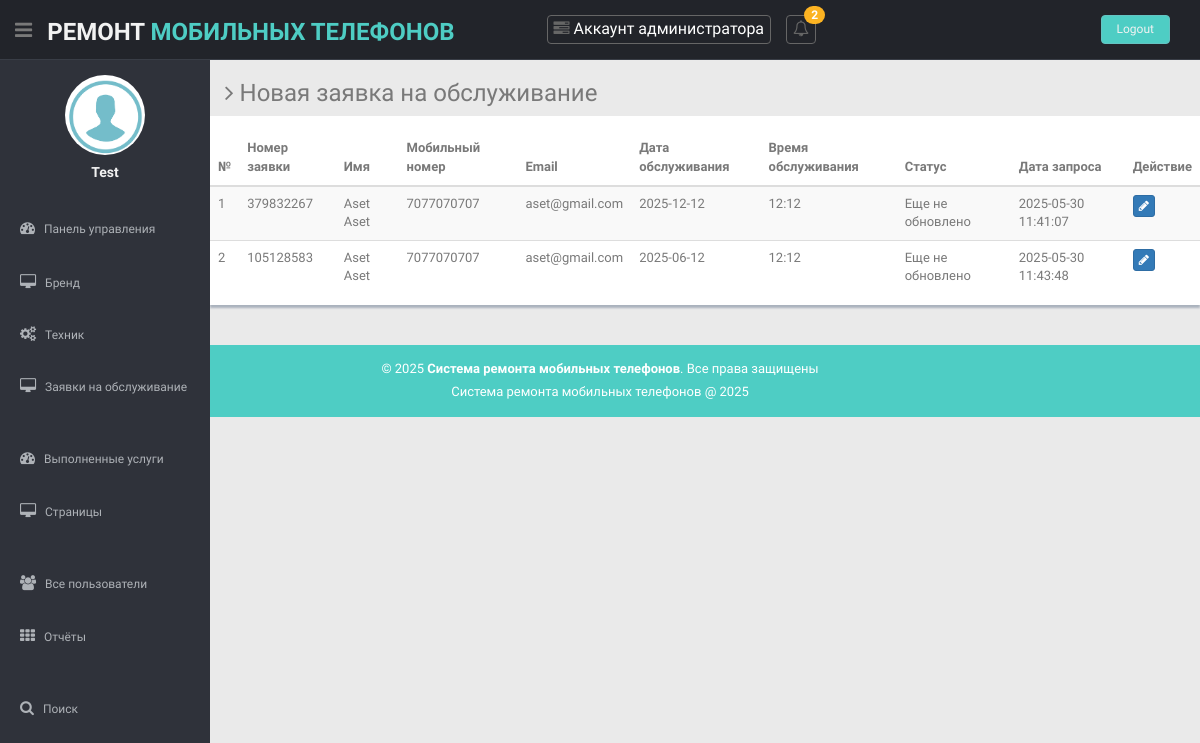
Page /admin/notassign-service-request.php (signed in) on the committed database.
### tables this page shows
CREATE TABLE IF NOT EXISTS `tblrequest` (
  `ID` int NOT NULL AUTO_INCREMENT,
  `UserID` int DEFAULT NULL,
  `ServiceNumber` varchar(10) DEFAULT NULL,
  `BrandName` varchar(50) DEFAULT NULL,
  `ACtype` varchar(100) DEFAULT NULL,
  `ACcapcity` varchar(50) DEFAULT NULL,
  `Problem` varchar(200) DEFAULT NULL,
  `ProblemDesc` mediumtext,
  `Address` varchar(200) DEFAULT NULL,
  `DateofService` varchar(200) DEFAULT NULL,
  `SuitableTime` varchar(200) DEFAULT NULL,
  `ReqDate` timestamp NULL DEFAULT CURRENT_TIMESTAMP,
  `Status` varchar(50) DEFAULT NULL,
  `AssignTo` varchar(120) DEFAULT NULL,
  `Remark` varchar(200) DEFAULT NULL,
  `ServiceCharge` decimal(10,2) DEFAULT NULL,
  `PartCharge` decimal(10,2) DEFAULT NULL,
  `OtherCharge` decimal(10,2) DEFAULT NULL,
  `ResponseDate` timestamp NULL DEFAULT NULL ON UPDATE CURRENT_TIMESTAMP,
  PRIMARY KEY (`ID`),
  KEY `ServiceNumber` (`ServiceNumber`)
);

CREATE TABLE IF NOT EXISTS `tbluser` (
  `ID` int NOT NULL AUTO_INCREMENT,
  `FirstName` varchar(200) DEFAULT NULL,
  `LastName` varchar(200) DEFAULT NULL,
  `MobileNumber` bigint DEFAULT NULL,
  `Email` varchar(200) DEFAULT NULL,
  `Password` varchar(200) DEFAULT NULL,
  `RegDate` timestamp NULL DEFAULT CURRENT_TIMESTAMP,
  PRIMARY KEY (`ID`)
);

### admin/notassign-service-request.php (the view, shortened to what this page needs)
<?php
include('includes/dbconnection.php');
if (strlen($_SESSION['acrsaid']==0)) {
  header('location:logout.php');
  } else{
?>
<!DOCTYPE html>
<html lang="en">
<head>
  <link href="../lib/bootstrap/css/bootstrap.min.css" rel="stylesheet">
  <link href="../lib/font-awesome/css/font-awesome.css" rel="stylesheet" />
  <link href="../lib/advanced-datatable/css/demo_page.css" rel="stylesheet" />
  <link href="../lib/advanced-datatable/css/demo_table.css" rel="stylesheet" />
  <link rel="stylesheet" href="../lib/advanced-datatable/css/DT_bootstrap.css" />
  <link href="../css/style.css" rel="stylesheet">
  <link href="../css/style-responsive.css" rel="stylesheet">
</head>
<body>
  <section id="container">
   <?php include_once('includes/header.php');?>
  <?php include_once('includes/sidebar.php');?>
    <section id="main-content">
      <section class="wrapper">
        <h3><i class="fa fa-angle-right"></i> Новая заявка на обслуживание</h3>
        <div class="row mb">
          <div class="content-panel">
            <div class="adv-table">
              <table class="table table-striped table-advance table-hover">
          <thead>
            <tr>
              <th>№</th>
              <th>Номер заявки</th>
              <th>Имя</th>
              <th>Мобильный номер</th>
              <th>Email</th>
              <th>Дата обслуживания</th>
              <th>Время обслуживания</th>
              <th>Статус</th>
              <th>Дата запроса</th>
              <th>Действие</th>
                  </tr>
                </thead>
                <tbody>
                  <?php
$ret=mysqli_query($con,"select tbluser.*,tblrequest.* from tblrequest join tbluser on tbluser.ID=tblrequest.UserID where Status is null");
$cnt=1;
while ($row=mysqli_fetch_array($ret)) {
?>
                  <tr class="gradeX">
                    <td><?php echo $cnt;?></td>
                    <td><?php  echo $row['ServiceNumber'];?></td>
                    <td><?php  echo $row['FirstName'];?> <?php  echo $row['LastName'];?></td>
                    <td><?php  echo $row['MobileNumber'];?></td>
                    <td><?php  echo $row['Email'];?></td>
                    <td><?php  echo $row['DateofService'];?></td>
                    <td><?php  echo $row['SuitableTime'];?></td>
                    <?php if($row['Status']==""){ ?>
                     <td><?php echo "Еще не обновлено"; ?></td>
<?php } else { ?>                  <td><?php  echo htmlentities($row['Status']);?>
                  </td>
                  <?php } ?>
                  <td class="hidden-phone"><?php  echo $row['ReqDate'];?></td>
                    <td class="center hidden-phone"><a href="view-service-detail.php?viewid=<?php echo htmlentities ($row['ServiceNumber']);?>"><button class="btn btn-primary btn-xs"><i class="fa fa-pencil"></i></button></a></td>
                  </tr>
                  <?php
$cnt=$cnt+1;
}?>
                </tbody>
              </table>
            </div>
          </div>
        </div>
      </section>
    </section>
<?php include_once('includes/footer.php');?>
  </section>
</body>
</html>
<?php  } ?>

### admin/includes/sidebar.php (shortened to what this page needs)
<aside>
      <div id="sidebar" class="nav-collapse ">
        <ul class="sidebar-menu" id="nav-accordion">
          <p class="centered"><a href="profile.html"><img src="images/images.png" class="img-circle" width="80"></a></p>
          <?php
$aid=$_SESSION['acrsaid'];
$ret=mysqli_query($con,"select * from tbladmin where ID='$aid'");
while ($row=mysqli_fetch_array($ret)) {
?>
          <h5 class="centered"><?php  echo $row['AdminName'];?></h5><?php } ?>
          <li class="mt">
            <a  href="dashboard.php">
              <i class="fa fa-dashboard"></i>
                <span>Панель управления</span>
              </a>
          </li>
            <li class="sub-menu">
            <a href="javascript:;">
              <i class="fa fa-desktop"></i>
              <span>Бренд</span>
              </a>
            </li>
            <li class="sub-menu">
            <a href="javascript:;">
              <i class="fa fa-cogs"></i>
              <span>Техник</span>
              </a>
            </li>
          <li class="sub-menu dcjq-parent-li">
            <a href="javascript:;" class="dcjq-parent">
              <i class="fa fa-desktop"></i>
              <span>Заявки на обслуживание</span>
              <span class="dcjq-icon"></span></a>
            </li>
            <li class="mt">
            <a href="completed-servicebytech.php">
              <i class="fa fa-dashboard"></i>
              <span>Выполненные услуги</span>
              </a>
            </li>
            <li class="sub-menu dcjq-parent-li">
            <a href="javascript:;" class="dcjq-parent">
              <i class="fa fa-desktop"></i>
              <span>Страницы</span>
              <span class="dcjq-icon"></span></a>
            </li>
             <li class="mt">
            <a href="reg-users.php">
              <i class="fa fa-users"></i>
              <span>Все пользователи</span>
              </a>
            </li>
            <li class="sub-menu">
            <a href="javascript:;">
              <i class="fa fa-th"></i>
              <span>Отчёты</span>
              </a>
            </li>
             <li class="mt">
            <a href="search.php">
              <i class="fa fa-search"></i>
              <span>Поиск</span>
              </a>
          </li>
        </ul>
      </div>
    </aside>

### css/style.css (style rules this page uses)
body { color: #797979; background: #eaeaea; font-family: 'Ruda', sans-serif; padding: 0px !important; margin: 0px !important; font-size:13px; }
ul li { list-style: none; }
a, a:hover, a:focus { text-decoration: none; outline: none; }
#container { width: 100%; height: 100%; }
.centered { text-align: center; }
.mt { margin-top: 25px; }
.mb { margin-bottom: 25px; }
#sidebar { width: 210px; height: 100%; position: fixed; background: #2f323a; }
#sidebar h5 { color: #f2f2f2; font-weight: 700; }
#sidebar ul li { position: relative; }
ul.sidebar-menu , ul.sidebar-menu li ul.sub { margin: -2px 0 0; padding: 0; }
ul.sidebar-menu { margin-top: 75px; }
ul.sidebar-menu li { margin-bottom: 5px; margin-left:10px; margin-right:10px; }
ul.sidebar-menu li.sub-menu { line-height: 15px; }
ul.sidebar-menu li a span { display: inline-block; }
ul.sidebar-menu li a { color: #aeb2b7; text-decoration: none; display: block; padding: 15px 0 15px 10px; font-size: 12px; outline: none; -webkit-transition: all 0.3s ease; -moz-transition: all 0.3s ease; -o-transition: all 0.3s ease; -ms-transition: all 0.3s ease; transition: all 0.3s ease; }
ul.sidebar-menu li a i { font-size: 15px; padding-right: 6px; }
#main-content { margin-left: 210px; }
.wrapper { display: inline-block; margin-top: 60px; padding-left: 15px; padding-right: 15px; padding-bottom: 15px; padding-top: 0px; width: 100%; }
.content-panel { background: #ffffff; box-shadow: 0px 3px 2px #aab2bd; padding-top: 15px; padding-bottom: 5px; }

### rows in the picture
tblrequest: ServiceNumber "379832267", UserID.FirstName "Aset", UserID.LastName "Aset", UserID.MobileNumber "7077070707", UserID.Email "aset@gmail.com", DateofService "2025-12-12", SuitableTime "12:12", shows "Еще не обновлено", ReqDate "2025-05-30 11:41:07"
tblrequest: ServiceNumber "105128583", UserID.FirstName "Aset", UserID.LastName "Aset", UserID.MobileNumber "7077070707", UserID.Email "aset@gmail.com", DateofService "2025-06-12", SuitableTime "12:12", shows "Еще не обновлено", ReqDate "2025-05-30 11:43:48"

### other values in the picture
$num "2"
$row['AdminName'] "Test"
